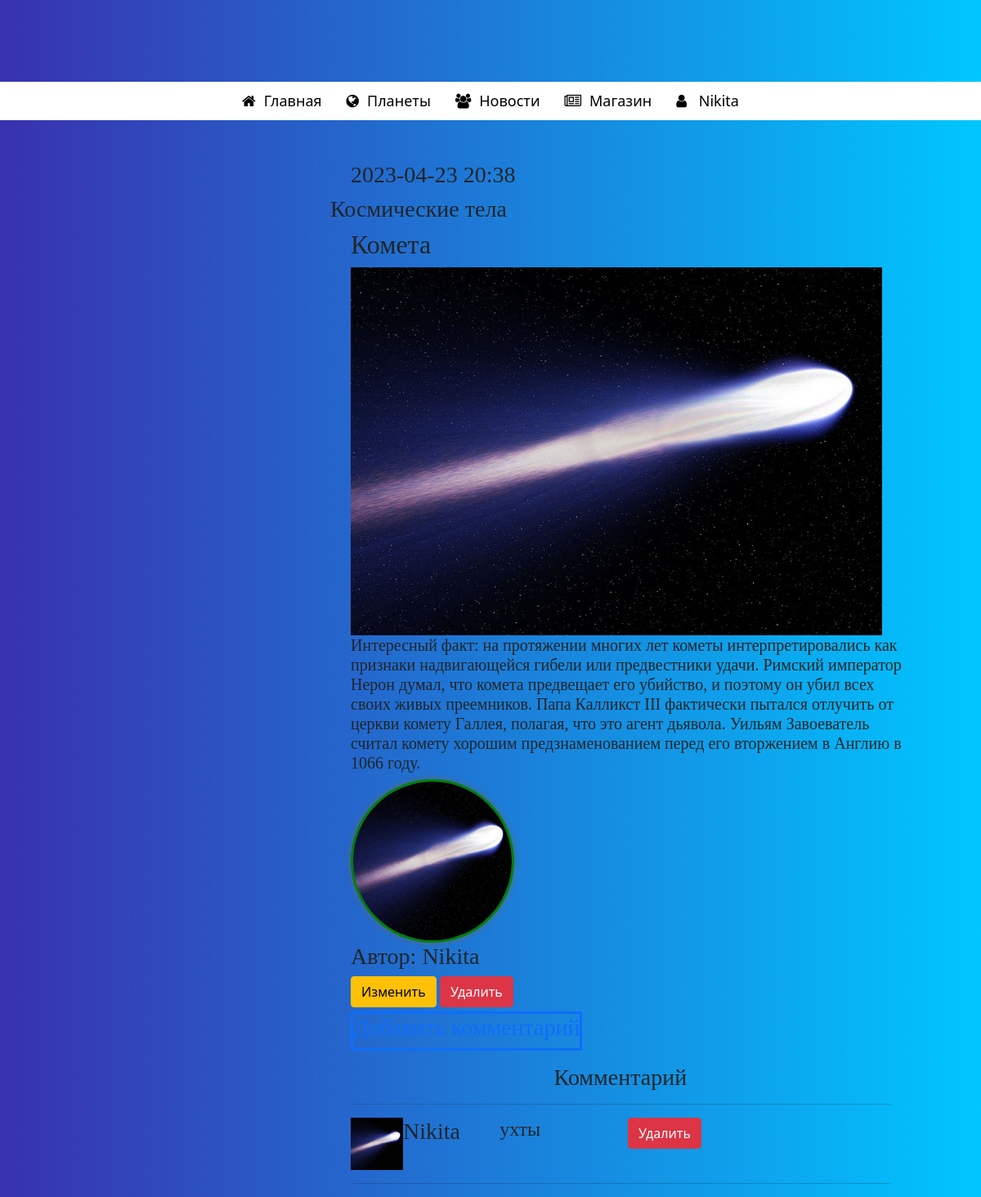
Page /post/2 (signed in) on the committed database.
### Flask/data/users.py (models this page shows)
class User(SqlAlchemyBase, UserMixin):
    __tablename__ = 'users'
    id = sqlalchemy.Column(sqlalchemy.Integer,
                           primary_key=True, autoincrement=True)
    nickname = sqlalchemy.Column(sqlalchemy.String, nullable=True)
    email = sqlalchemy.Column(sqlalchemy.String,
                              index=True, unique=True, nullable=True)
    hashed_password = sqlalchemy.Column(sqlalchemy.String, nullable=True)
    created_user = sqlalchemy.Column(sqlalchemy.DateTime,
                                     default=datetime.datetime.now)
    role = sqlalchemy.Column(sqlalchemy.String, default="Пользователь")
    avatar = sqlalchemy.Column(sqlalchemy.String, nullable=True)
    news = relationship("News", back_populates='user')
    posts = relationship("Posts", back_populates='user')
    comments = relationship('Comments', back_populates="user", lazy='subquery')

### Flask/data/post.py (models this page shows)
class Posts(SqlAlchemyBase, UserMixin):
    __tablename__ = 'posts'
    id = sqlalchemy.Column(sqlalchemy.Integer,
                           primary_key=True, autoincrement=True)
    type = sqlalchemy.Column(sqlalchemy.String, nullable=True)
    title = sqlalchemy.Column(sqlalchemy.String, nullable=True)
    crat_content = sqlalchemy.Column(sqlalchemy.String, nullable=True)
    content = sqlalchemy.Column(sqlalchemy.String, nullable=True)
    photo = sqlalchemy.Column(sqlalchemy.String, nullable=True)
    created_date = sqlalchemy.Column(sqlalchemy.String,
                                     default=datetime.datetime.now().strftime("%Y-%m-%d %H:%M"))
    user_id = sqlalchemy.Column(sqlalchemy.Integer,
                                sqlalchemy.ForeignKey("users.id"))
    user = relationship('User')
    comments = relationship("Comments", back_populates='post')

### Flask/data/comment.py (models this page shows)
class Comments(SqlAlchemyBase, UserMixin):
    __tablename__ = 'comments'
    id = sqlalchemy.Column(sqlalchemy.Integer,
                           primary_key=True, autoincrement=True)
    text = sqlalchemy.Column(sqlalchemy.String, nullable=True)
    created_date = sqlalchemy.Column(sqlalchemy.String,
                                     default=datetime.datetime.now())
    user_id = sqlalchemy.Column(sqlalchemy.Integer,
                                sqlalchemy.ForeignKey("users.id"))
    post_id = sqlalchemy.Column(sqlalchemy.Integer,
                                sqlalchemy.ForeignKey("posts.id"))
    user = relationship('User')
    post = relationship('Posts')

### Flask/main.py (the view)
@app.route('/post/<int:id>')
@login_required
def str_15(id):
    db_sess = db_session.create_session()
    post = db_sess.query(Posts).filter(Posts.id == id).first()
    post_comments = db_sess.query(Comments).filter(Comments.post_id == id).all()
    return render_template('im_post.html',
                           title='Пост' + str(post.id), post=post, post_comments=post_comments)

### Flask/data/db_session.py (called while the page is built)
def create_session() -> Session:
    global __factory
    return __factory()

### Flask/main.py (called while the page is built)
@login_manager.user_loader
def load_user(user_id):
    db_sess = db_session.create_session()
    return db_sess.query(User).get(int(user_id))

### Flask/templates/im_post.html (shortened to what this page needs)
{% extends "index.html" %}
{% block content %}
<div style="width:65%; margin-left: 350px; margin-top: 50px">
    <h3 style="margin-left: 25px">{{ post.created_date }}</h3>
    <div style="display: inline-flex;">
        <h3>{{ post.type }}</h3>
    </div>
    <h2 style="word-wrap:break-word;margin-left: 25px">{{ post.title.capitalize() }}</h2>
    <img src="../static/img/post/{{ post.photo }}" height="450" width="650" hspace="25">
    <h5 style="word-wrap:break-word;margin-left: 25px">{{ post.content }}</h5>
    <img src="../static/img/Ava/{{ post.user.avatar }}" class="round" height="75" width="75" style="margin-left: 25px">
    <h3 style="margin-left: 25px">Автор: {{ post.user.nickname }}</h3>
    {% if current_user.is_authenticated and current_user == post.user %}
    <div>
        <a style="margin-left: 25px; margin-bottom: 5px" href="/edit_post/{{ post.id }}" class="btn btn-warning">
            Изменить
        </a>
        <a style="margin-bottom: 5px" href="/delete_post/{{ post.id }}" class="btn btn-danger">
            Удалить
        </a>
    </div>
    {% endif %}
    {% if current_user.is_authenticated %}
    <a href="/add_comment/{{ post.id }}" style="text-decoration: none">
        <div style="display: inline-flex; border: 3px solid; margin-left: 25px;">
            <h3>Добавить комментарий</h3>
        </div>
    </a>
    {% endif %}
    {% if post_comments %}
    <h3 align="center">Комментарий</h3>
    <hr style="margin-left:25px; margin-right: 25px">
    {% endif %}
    {% for comment in post_comments %}
    <div style="display: inline-flex;">
        <img src="../static/img/Ava/{{ comment.user.avatar }}" height="64" width="64"
             style="margin-left: 25px">
        <h3 style="word-wrap:break-word;width: 180px">{{ comment.user.nickname }} </h3>
        <h4 style="word-wrap:break-word; margin-left: 30px; width: 66%">{{ comment.text }}</h4>
        {% if current_user == comment.user %}
        <div style="position: relative; left: 15px">
            <a style="margin-bottom: 5px" href="/delete_comment/{{ comment.id }}" class="btn btn-danger">
                Удалить
            </a>
        </div>
        {% endif %}
    </div>
    <hr style="margin-left:25px; margin-right: 25px">
    {% endfor %}
</div>
{% endblock %}

### Flask/templates/index.html (shortened to what this page needs)
<html lang="ru">
<head>
	<link rel="stylesheet" href="static/css/style.css" type="text/css">
	<link rel="stylesheet" href="static/css/font-awesome.css" type="text/css">
	<link rel="stylesheet" href="static/css/regist.css" type="text/css">
	<link rel="stylesheet" href="static/css/guest.css" type="text/css">
	<link href="/docs/5.3/dist/css/bootstrap.min.css" rel="stylesheet">
	<link href="https://cdn.jsdelivr.net/npm/bootstrap@5.0.2/dist/css/bootstrap.min.css" rel="stylesheet">
</head>
<body>
<header>
	<div class="dws-menu">
		<ul class="dws-ul">
			<li class="dws-li"><a href="/"><i class="fa fa-home" aria-hidden="true"></i>Главная</a></li>
			<li class="dws-li"><a href="/lecture"><i class="fa fa-globe" aria-hidden="true"></i>Планеты</a></li>
			<li class="dws-li"><a href="/news"><i class="fa fa-users" aria-hidden="true"></i>Новости</a></li>
			<li class="dws-li"><a href="/shop"><i class="fa fa-newspaper-o" aria-hidden="true"></i>Магазин</a></li>
			<li class="dws-li"><a href="/guest"><i class="fa fa-user" aria-hidden="true"></i>
				{% if current_user.is_authenticated %}
					{{ current_user.nickname }}
				{% else %}
					Гость
				{% endif %}</a></li>
		</ul>
	</div>
</header>
<main role="main" class="container">
    {% block content %}{% endblock %}
</main>
</body>
</html>

### Flask/static/css/style.css (style rules this page uses)
body { background: -webkit-linear-gradient(left, #3931af, #00c6ff); font-family: Verdana; }
.dws-menu { background-color: white; margin-top: 100px; width: 100%; }
ul.dws-ul { display: flex; padding: 0; justify-content: center; }
li.dws-li { list-style: none; padding: 10px; }
li.dws-li a { text-decoration: none; font-size: 18px; color: #000; position: relative; padding: 5px; }
li.dws-li a i { margin-right: 10px; }
li.dws-li a::before { content: ''; width: 0; height: 3px; background-color: #33bdf1; position: absolute; top: 90%; left: 0; transition: .5s; mix-blend-mode: multiply; }
li.dws-li a::after { content: ''; width: 0; height: 3px; background-color: #ff2117; position: absolute; top: 90%; right: 0; transition: .5s; mix-blend-mode: multiply; }
h1, h2, h3, h4, h5, h6 { font-family: Georgia; color: #ffffff; }
a { text-decoration: none; }

### Flask/static/css/guest.css (style rules this page uses)
.round { border-radius: 100px; width: 200px; height: 200px; border: 3px solid green; box-shadow: 0 0 7px #666; }

### rows in the picture
User: nickname "Nikita", user.avatar (picture), user.nickname "Nikita"
Posts: created_date "2023-04-23 20:38", type "Космические тела", title "Комета", photo (picture), content "Интересный факт: на протяжении многих лет кометы интерпретировались как признаки надвигающейся гибели или предвестники удачи. Римский император Нерон думал, что комета предвещает его убийство, и поэтому он убил всех своих живых преемников. Папа Калликст III фактически пытался отлучить от церкви комету Галлея, полагая, что это агент дьявола. Уильям Завоеватель считал комету хорошим предзнаменованием перед его вторжением в Англию в 1066 году."
Comments: user.avatar (picture), user.nickname "Nikita", text "ухты"
